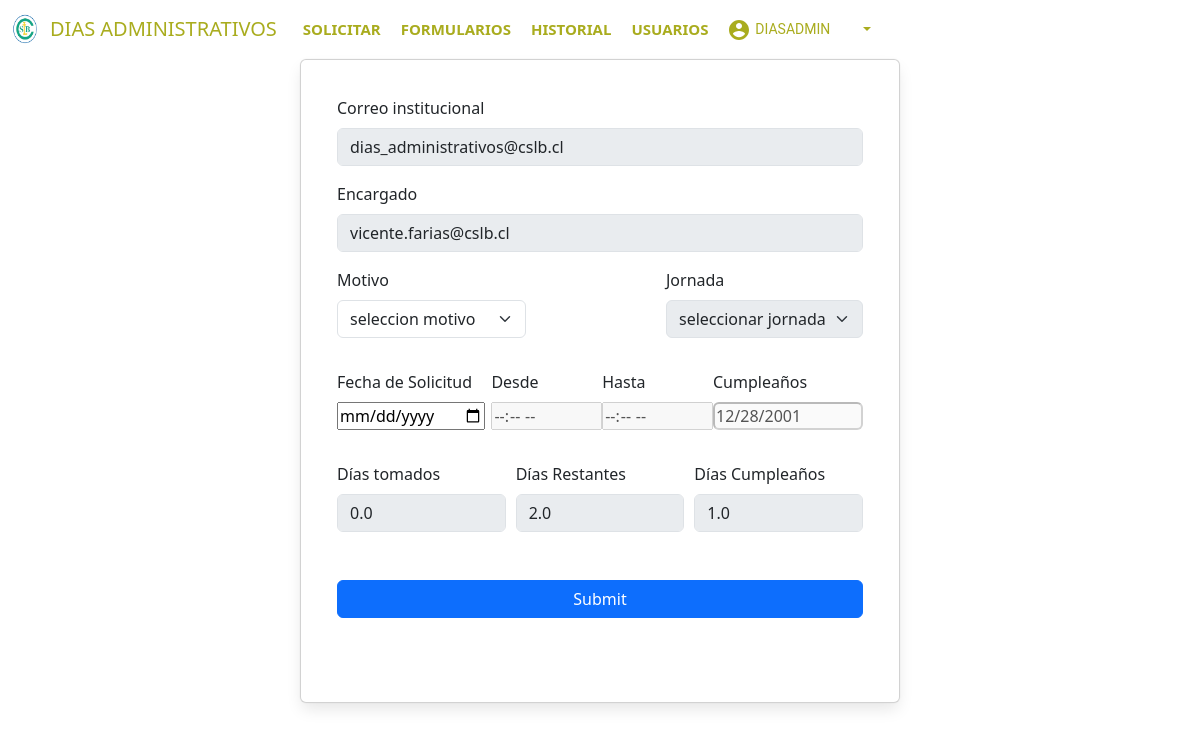
Page /formulario/ (signed in) on the earlier database version.
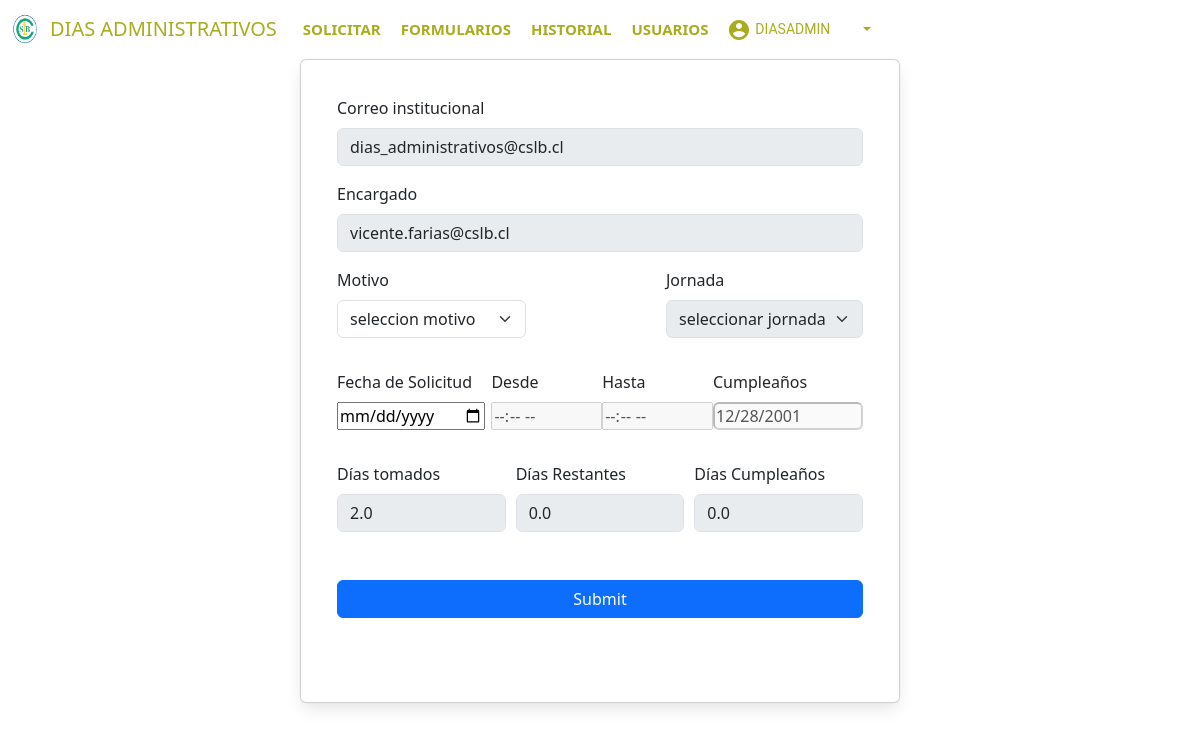
Same page on the later database version.
### proyectoapp/models.py (models this page shows, shortened)
class User(AbstractUser):
    password = models.CharField(max_length=100, verbose_name='contraseña', default="1320")
    username = models.CharField(max_length=150, unique=True)
    first_name = models.CharField(max_length=30)
    last_name = models.CharField(max_length=30)
    email = models.EmailField(unique=True, blank=True, null=True)
    jefe = models.EmailField('correo jefe', max_length=254)
    jefe_id = models.IntegerField(default=None, null=True, blank=True)
    grupo_encargado_id = models.IntegerField(default=None, null=True, blank=True)  # Campo para almacenar group_id
    is_superuser = models.BooleanField(default=False)
    birthday = models.DateField('Cumpleaños',blank=True, null=True)
    date_joined = models.DateTimeField('Fecha Ingreso', default=timezone.now)
    dias_tomados = models.FloatField(default=0, verbose_name='Días Tomados')
    dias_restantes = models.FloatField(default=2, verbose_name='Días Restantes')
    dias_cumpleaños = models.FloatField(default=1, verbose_name='Días cumpleaños')

### proyectoapp/views.py (the view)
# urls.py: path('formulario/',login_required(views.formulario),name='formulario'),
def formulario(request):
    if request.method == 'POST':
        form = SolicitarForm(request.POST)
        if form.is_valid():
            user = request.user
            solicitud = form.save(commit=False)
            solicitud.user = user
            if user.dias_tomados <= 1 and solicitud.jornada == 1 and solicitud.motivo == 1:
                user.dias_tomados += 1
                user.dias_restantes -= 1
            elif user.dias_tomados <= 1.5 and solicitud.jornada == 0.5:
                user.dias_tomados += 0.5
                user.dias_restantes -= 0.5
            elif user.dias_tomados <= 1.75 and solicitud.jornada == 0.25:
                user.dias_tomados += 0.25
                user.dias_restantes -= 0.25
            elif user.dias_cumpleaños == 1 and solicitud.motivo == 0:
                user.dias_cumpleaños -= 1
            else:
                messages.error(request, "No tiene Días disponibles.")
                return render(request, 'proyectoapp/formulario.html')
            user.save()
            solicitud.save()
            logger = logging.getLogger(__name__)
            try:
                subject = 'Nueva solicitud recibida'
                message = 'revisar solicitud en el siguiente link de días administrativos http://127.0.0.1:8000/ListadoFormulario/'
                email_from = settings.EMAIL_HOST_USER
                recipient_list = [request.POST.get("encargado"),]
                send_mail( subject, message, email_from, recipient_list )
                messages.success(request, "correo enviado con éxito.")
            except Exception as e:
                logger.error('Error al enviar correo: %s', str(e))
            messages.success(request, "Formulario enviado con éxito.")
            return render(request, 'proyectoapp/index.html')
        else:
            messages.error(request, "El formulario no es válido. Por favor, corrige los errores.")
    else:
        form = SolicitarForm()
    return render(request, 'proyectoapp/formulario.html', {'form': form})

### proyectoapp/forms.py
class SolicitarForm(forms.ModelForm):
    class Meta:
        model = Formulario
        fields = [
            'email',
            'encargado',
            'motivo',
            'jornada',
            'fecha',
            'hora_ingreso',
            'hora_regreso',
        ]

### proyectoapp/templates/proyectoapp/formulario.html (shortened to what this page needs)
{% extends "../base.html" %} {% load crispy_forms_tags%} {% load static %}
{%block content%}
<!DOCTYPE html>
<html lang="en">
<head>
  <link rel="stylesheet" type="text/css" href='{% static "CSS/body_nav.css"%}' />
  <link rel="stylesheet" type="text/css" href='{% static "CSS/style_so.css"%}' />
  <link href="https://cdn.jsdelivr.net/npm/bootstrap@5.3.0-alpha1/dist/css/bootstrap.min.css" rel="stylesheet"
 />
  <link rel="stylesheet" href="https://cdnjs.cloudflare.com/ajax/libs/font-awesome/4.7.0/css/font-awesome.min.css" />
  <link rel="stylesheet" href="https://cdnjs.cloudflare.com/ajax/libs/animate.css/4.1.1/animate.min.css" />
</head>
<body>
  <div class="card">
    <form id="miFormulario" method="POST">
      <div class="mb-2 lg mb-3">
        <label class="form-label">Correo institucional</label>
        <input type="email" class="form-control" id="txtemail" name="email" value="{{user.email | lower}}" required
          disabled />
      </div>
      <div class="mb-2 lg mb-3">
        <label class="form-label">Encargado</label>
        <input type="email" class="form-control" id="txtemail" name="encargado" value="{{user.jefe | lower}}" required
          disabled />
      </div>
      <div style="display: flex; justify-content: space-between;">
        <div class="mb-2 lg mb-3">
          <label class="form-label">Motivo</label>
          <select class="form-select lg mb-3" name="motivo" id="motivo" required>
            <option value="" selected="selected" id="valordo">
              seleccion motivo
            </option>
          </select>
        </div>
        <div class="mb-2 lg mb-3">
          <label class="form-label">Jornada</label>
          <select class="form-select lg mb-3" name="jornada" id="jornada" required disabled>
            <option value="" selected>seleccionar jornada</option>
          </select>
        </div>
      </div>
      <div style="display: flex; justify-content: space-between;">
        <div class="mb-2 lg mb-3">
          <label class="form-label">Fecha de Solicitud</label>
          <input type="date" obj name="fecha" id="fecha_solicitada" onchange="obtenerfechafinf1()" required />
        </div>
        <div>
          <label class="form-label">Desde</label>
          <input type="time" name="hora_ingreso" id="hora_cub" disabled />
        </div>
        <div>
          <label class="form-label">Hasta</label>
          <input type="time" name="hora_regreso" id="hora_reg" disabled />
        </div>
        <div class="mb-2 lg mb-3">
          <label class="form-label">Cumpleaños</label>
          <input style="width: 150px; align-items: right" type="date" class="obj-dia lg mb-3" obj name="fechaCumple"
            id="fechaCumple" onchange="validarFecha()" value="{{user.birthday | lower}}" required disabled />
        </div>
      </div>
      <div style="display: flex; justify-content: space-between; gap: 10px;">
        <div class="mb-2 lg mb-5">
          <label class="form-label">Días tomados</label>
          <input type="number" class="form-control" id="dias_T" name="dias_tomados"
            value="{{user.dias_tomados | lower}}" disabled />
        </div>
        <div class="mb-2 lg mb-5">
          <label class="form-label">Días Restantes</label>
          <input type="number" class="form-control" id="dias_R" name="dias_restantes"
            value="{{user.dias_restantes | lower}}" disabled />
        </div>
        <div class="mb-2 lg mb-5">
          <label class="form-label">Días Cumpleaños</label>
          <input type="number" class="form-control" id="dias_R" name="dias_cumpleaños"
            value="{{user.dias_cumpleaños | lower}}" disabled />
        </div>
      </div>
      <div class="d-grid gap-2">
        <input class="btn btn-primary obj-enviar lg mb-5" type="submit" id="enviar" name="enviar">
      </div>
    </form>
  </div>
</body>
</html>
{% endblock %}

### proyectoapp/templates/base.html (shortened to what this page needs)
<!DOCTYPE html>
{% load static %}
<html lang="en">
  <head>
  <link rel=" stylesheet" type="text/css" href='{% static "CSS/body_nav.css" %}'>
  <link rel=" stylesheet" type="text/css" href='{% static "CSS/botton.css" %}'>
  <link href="https://cdn.jsdelivr.net/npm/bootstrap@5.3.0/dist/css/bootstrap.min.css" rel="stylesheet">
  <link rel="stylesheet" href="https://cdnjs.cloudflare.com/ajax/libs/font-awesome/4.7.0/css/font-awesome.min.css">
  <link rel="stylesheet" href="https://cdnjs.cloudflare.com/ajax/libs/animate.css/4.1.1/animate.min.css" />
  </head>
  <body>
    <nav class="navbar navbar-expand-lg" id="nav-menu">
      <img class="animate__animated animate__bounce" src='{% static "../media/image/cslb.png" %}'alt="10" width="50"height="30"/>
      <a class="navbar-brand elemento" id="nav-menu" style="background: #4f4f4f00"href='{% url "index" %}'>DIAS ADMINISTRATIVOS</a>
        {% if request.user.is_authenticated %}
          <div class="collapse navbar-collapse" id="navbarSupportedContent">
            <ul class="navbar-nav">
              <li class="nav-item">
                <a class="nav-link" href='{% url "formulario" %}'>SOLICITAR</a>
              </li>
              {% if request.user.is_superuser %}
              <li class="nav-item">
                <a class="nav-link" href='{% url "Listado" %}'>Formularios</a>
              </li>
              <li class="nav-item">
                <a class="nav-link" href='{% url "historial" %}'>Historial</a>
              </li>
              <li class="nav-item">
                <a class="nav-link" href='{% url "usuarios" %}'>Usuarios</a>
              </li>
              {%endif%}
            </ul>
              <div class="dropdown navbar-nav">
                <button class="css-nav dropdown-toggle dropdownp"type="button"data-bs-toggle="dropdown">
                  <span>
                  </span>
                  <p class="css-menu-caja">
                  {% if request.user.is_authenticated %}
                    <li><a  class="dropdown-item dropdown_sub css-nav">{{user.username | upper }}</a></li>
                  {% else %}
                    <li><a  class="dropdown-item dropdown_sub css-nav">PERFIL</a></li>
                  {%endif%}
                    </p>
                      <svg class="css-menu-int" focusable="false" aria-hidden="true"></svg>
                </button>
              </div>
          </div>
        {%endif%}
    </nav>
  {%block content%}
  {% endblock %}
  </body>
</html>

Differences in the rows shown:
changed User "DIASADMIN": dias_tomados "0.0" → "2.0"; dias_restantes "2.0" → "0.0"; dias_cumpleaños "1.0" → "0.0"
